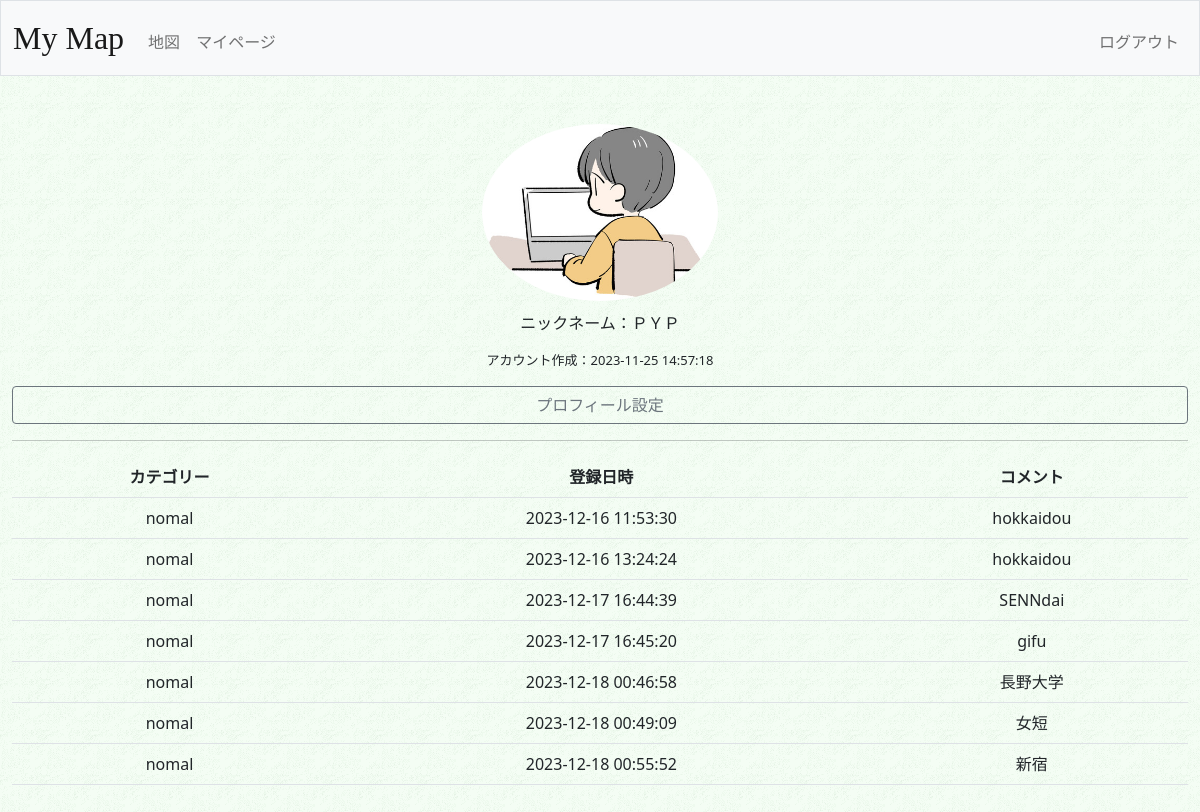
The app's page /mypage (signed in), older data.
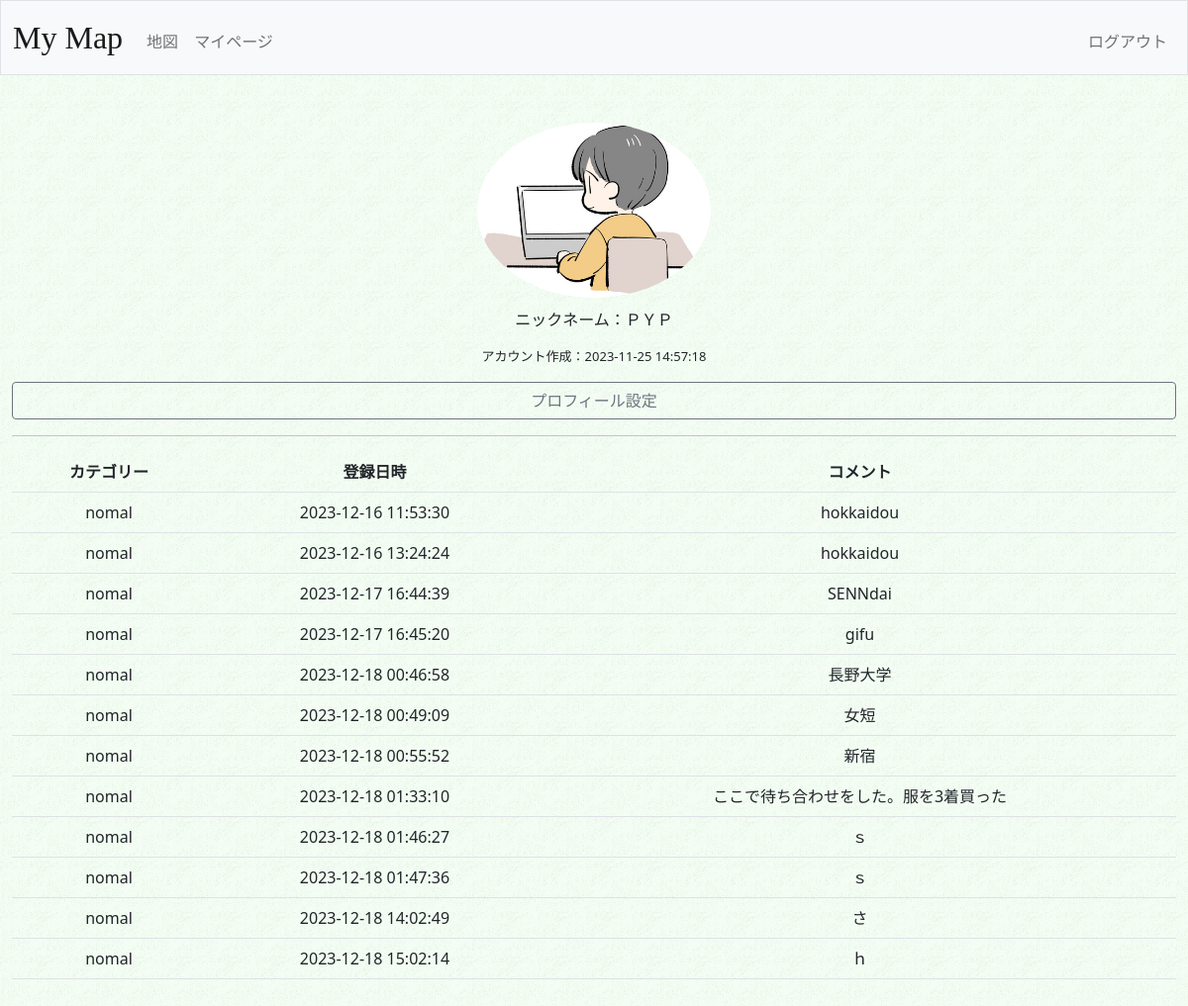
The same page, newer data.
### tables this page shows
CREATE TABLE 'users'(
'id' INTEGER PRIMARY KEY DEFAULT 0,
'username' TEXT NOT NULL,
'hash' TEXT NOT NULL,
'display_name' TEXT DEFAULT 'unknown',
'icon' TEXT,
'created_at' TIMESTAMP DEFAULT(datetime('now','localtime'))
);

CREATE TABLE 'markers'(
  'id' INTEGER PRIMARY KEY AUTOINCREMENT NOT NULL,
  'userid' INTEGER NOT NULL,
  'lat' FLOAT NOT NULL,
  'lng' FLOAT NOT NULL,
  'comment' TEXT,
  'cate' TEXT DEFAULT 'nomal',
  'created_at' TIMESTAMP DEFAULT(datetime('now','localtime'))
);

### app.py (the view)
@app.route("/mypage", methods=["GET", "POST"])
def mypage():
    if request.method == "POST":
        action = request.form.get('action')
        if action == "rewrite":
            con = sqlite3.connect(DBNAME)
            db = con.cursor()
            con.close()
            return render_template("repost.html") #,posts=posts
        elif action == "del":
            con = sqlite3.connect(DBNAME)
            db = con.cursor()
            db.execute("DELETE FROM posts WHERE id = ?",(postid,))
            con.commit()
            con.close()
            return redirect("/mypage")
        else:
            return redirect("/mypage")
    else:
        userid = session["user_id"]
        con = sqlite3.connect(DBNAME)
        db = con.cursor()
        users = db.execute("SELECT display_name,icon,created_at FROM users WHERE id = ?", (userid,)).fetchall()
        markers = db.execute("SELECT lat,lng,comment,cate,created_at FROM markers WHERE userid = (?)", (userid,)).fetchall()
        con.close()
        return render_template("mypage.html",users=users, markers=markers)

### app.py (called while the page is built)
@app.after_request
def after_request(response):
    response.headers["Cache-Control"] = "no-cache, no-store, must-revalidate"
    response.headers["Expires"] = 0
    response.headers["Pragma"] = "no-cache"
    return response

### templates/mypage.html (shortened to what this page needs)
{% extends "layout.html" %}
{% block main %}
    {% for user in users %}
        {% if user[1] != None %}
            <img src="./upload/iconimg/{{ user[1] }}" width="20%" class="icon">
        {% else %}
            <img src="./upload/iconimg/icon-default.png" width="20%" class="icon">
        {% endif %}
        <p>ニックネーム：{{ user[0] }}</p>
        <p class="createtime">アカウント作成：{{ user[2] }}</p>
        <a class="btn btn-outline-secondary" href="/set" role="button" style="display:block">プロフィール設定</a>
        <hr>
    {% endfor %}
    <table class="table table-hover">
        <tr>
            <th>カテゴリー</th>
            <th>登録日時</th>
            <th>コメント</th>
        </tr>
        {% for marker in markers %}
        <tr>
            <td>{{ marker[3] }}</td>
            <td>{{ marker[4] }}</td>
            <td>{{ marker[2] }}</td>
        </tr>
        {% endfor %}
    </table>
{% endblock %}

### templates/layout.html (shortened to what this page needs)
<!DOCTYPE html>
<html lang="en">
    <head prefix="og: http://ogp.me/ns# fb: http://ogp.me/ns/fb# article: http://ogp.me/ns/article#">
        <link href="https://cdn.jsdelivr.net/npm/bootstrap@5.1.3/dist/css/bootstrap.min.css" rel="stylesheet">
        <link href="./upload/styles.css" rel="stylesheet">
    </head>
    <body>
        <nav class="bg-light border navbar navbar-expand-md navbar-light">
            <div class="container-fluid">
                <a class="navbar-brand title century" href="/">My Map</a>
                <div class="collapse navbar-collapse" id="navbar">
                    {% if session["user_id"] %}
                        <ul class="navbar-nav me-auto mt-2">
                            <li class="nav-item"><a class="nav-link" href="/map">地図</a></li>
                            <li class="nav-item"><a class="nav-link" href="/mypage">マイページ</a></li>
                        </ul>
                        <ul class="navbar-nav ms-auto mt-2">
                            <li class="nav-item"><a class="nav-link" href="/logout">ログアウト</a></li>
                        </ul>
                    {% endif %}
                </div>
            </div>
        </nav>
        <main class="container-fluid py-5 text-center">
            {% block main %}
            {% endblock %}
        </main>
    </body>
</html>

### upload/styles.css (style rules this page uses)
body { background: url("./background.gif") }
p { white-space: pre-wrap; }
.century { font-family: Century; }
.title { font-size: xxx-large; }
nav .navbar-brand { font-size: xx-large; }
.icon { width: 20%; height: 20%; border-radius: 50%; background-position: center center; margin-bottom: 10px; }
.createtime { font-size: small; }

Row changes from the older to the newer data that the page shows:
added markers: cate "nomal", created_at "2023-12-18 01:33:10", comment "ここで待ち合わせをした。服を3着買った"
added markers: cate "nomal", created_at "2023-12-18 01:46:27", comment "ｓ"
added markers: cate "nomal", created_at "2023-12-18 01:47:36", comment "ｓ"
added markers: cate "nomal", created_at "2023-12-18 14:02:49", comment "さ"
added markers: cate "nomal", created_at "2023-12-18 15:02:14", comment "ｈ"
